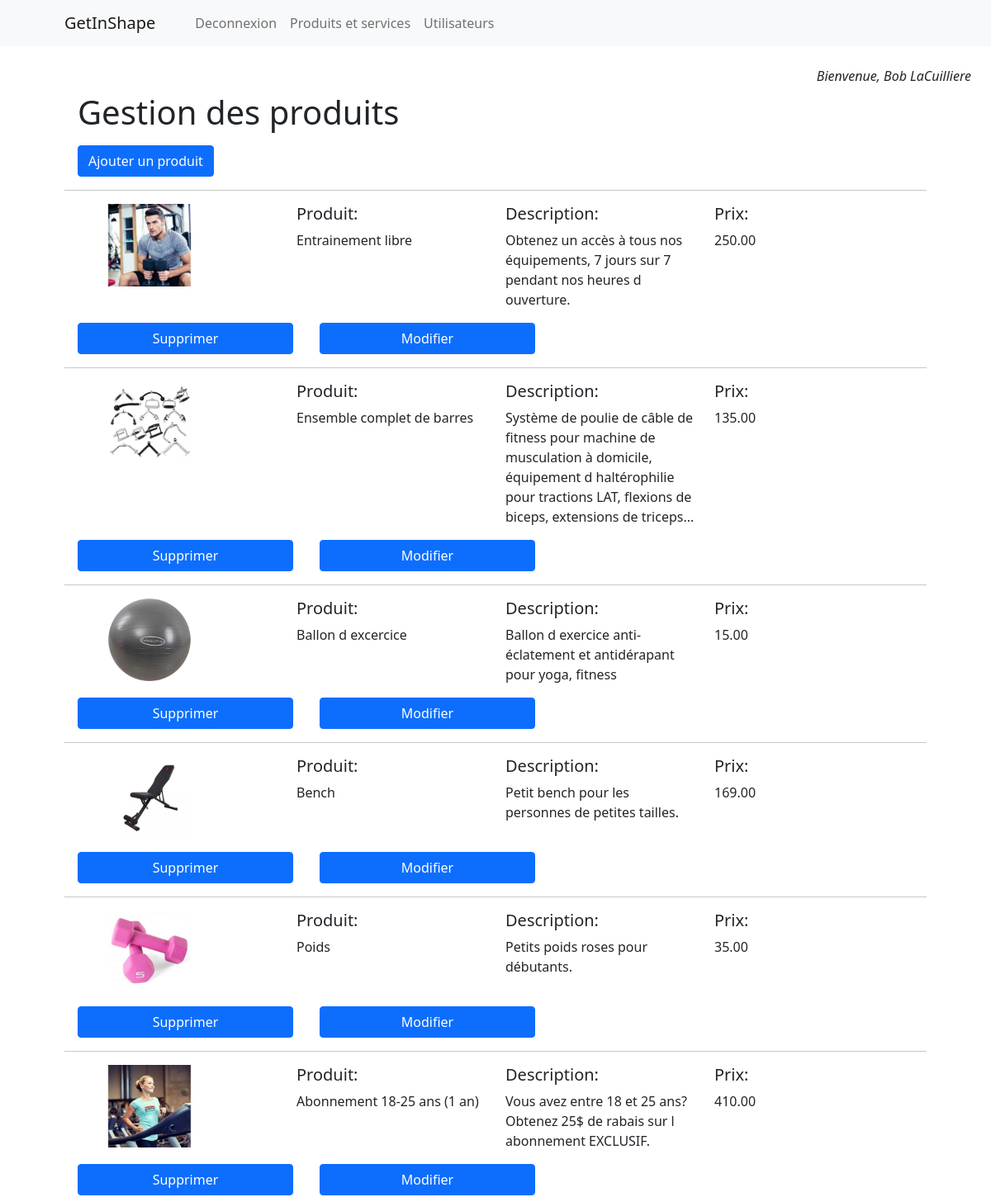
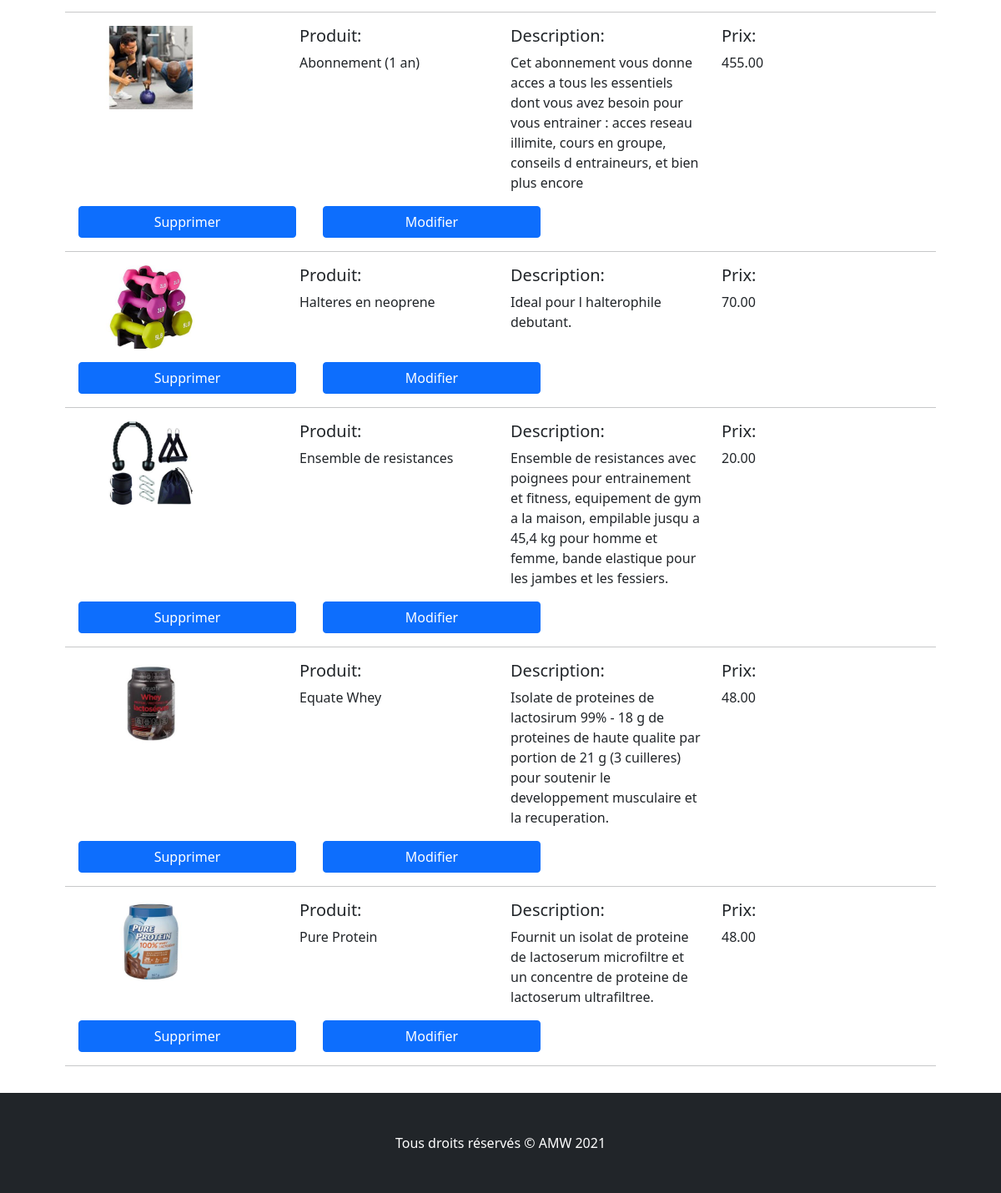
The page /admin/index.php (signed in) on the database its author committed (2 pictures, top to bottom).
### tables this page shows
CREATE TABLE IF NOT EXISTS `produits` (
  `id` int(11) NOT NULL AUTO_INCREMENT,
  `nom` varchar(255) NOT NULL,
  `description` varchar(255) NOT NULL,
  `prix` decimal(10,2) NOT NULL,
  `image` varchar(255) NOT NULL,
  PRIMARY KEY (`id`)
);

### admin/includes/CatalogueAdmin.php (the view, shortened to what this page needs)
<section class="py-3 center">
    <div class="container px-4 px-lg-5 mt-3 ">
        <h1 class='m-3'>Gestion des produits</h1>
        <div class='m-3'>
            <a href='index.php?Page=Ajout'>
                <button class='btn btn-primary' name='Ajout'>
                    Ajouter un produit
                </button>
            </a>
        </div>
        <hr />
        <?php
        try {
            $statement = $cn->prepare("SELECT id, nom, prix, description, image FROM produits ORDER BY 1 desc");
            $statement->execute();
            $result = $statement->fetchAll();
            foreach ($result as $row) {
                echo "<form action='#' method='Post' class='form-horizontal'>";
                echo "<div class='row row-cols-4 m-3'>";
                echo "<div class='col'><img src='" . $row['image'] . "' width='150px' height='auto' /></div>";
                echo "<div class='col'><h5>Produit: </h5>" . $row['nom'] . "</div>";
                echo "<div class='col'><h5>Description: </h5>" . $row['description'] . "</div>";
                echo "<div class='col'><h5>Prix: </h5>" . $row['prix'] . "</div>";
                echo "</div>";
                echo "<button name='delete' class='btn btn-primary mx-3 w-25'>Supprimer</button>";
                echo "<button name='modif' class='btn btn-primary mx-3 w-25'>Modifier</button>";
                echo "</form>";
                echo "<hr />";
            }
        } catch (PDOException $ex) {
            echo $ex->getMessage();
        }
        ?>
  </div>
</section>

### rows shown on the page
produits: image (picture), nom "Entrainement libre", description "Obtenez un accès à tous nos équipements, 7 jours sur 7 pendant nos heures d ouverture.", prix "250.00"
produits: image (picture), nom "Ensemble complet de barres", description "Système de poulie de câble de fitness pour machine de musculation à domicile, équipement d haltérophilie pour tractions LAT, flexions de biceps, extensions de triceps...", prix "135.00"
produits: image (picture), nom "Ballon d excercice", description "Ballon d exercice anti-éclatement et antidérapant pour yoga, fitness", prix "15.00"
produits: image (picture), nom "Bench", description "Petit bench pour les personnes de petites tailles.", prix "169.00"
produits: image (picture), nom "Poids", description "Petits poids roses pour débutants.", prix "35.00"
produits: image (picture), nom "Abonnement 18-25 ans (1 an)", description "Vous avez entre 18 et 25 ans? Obtenez 25$ de rabais sur l abonnement EXCLUSIF.", prix "410.00"
produits: image (picture), nom "Abonnement (1 an)", description "Cet abonnement vous donne acces a tous les essentiels dont vous avez besoin pour vous entrainer : acces reseau illimite, cours en groupe, conseils d entraineurs, et bien plus encore", prix "455.00"
produits: image (picture), nom "Halteres en neoprene", description "Ideal pour l halterophile debutant.", prix "70.00"
produits: image (picture), nom "Ensemble de resistances", description "Ensemble de resistances avec poignees pour entrainement et fitness, equipement de gym a la maison, empilable jusqu a 45,4 kg pour homme et femme, bande elastique pour les jambes et les fessiers.", prix "20.00"
produits: image (picture), nom "Equate Whey", description "Isolate de proteines de lactosirum 99% - 18 g de proteines de haute qualite par portion de 21 g (3 cuilleres) pour soutenir le developpement musculaire et la recuperation.", prix "48.00"
produits: image (picture), nom "Pure Protein", description "Fournit un isolat de proteine de lactoserum microfiltre et un concentre de proteine de lactoserum ultrafiltree.", prix "48.00"

### other values the page prints
$_SESSION['Nom'] "Bob LaCuilliere"
